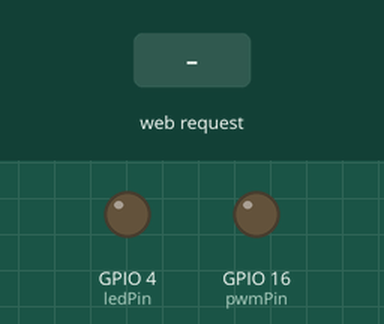
Recording of a sketch running on a simulated ESP32. Shown: output pins drawn as LEDs (lit = HIGH). The test bench sets the inputs (shaded band). WiFi joins after 1.5 s; servers stay silent unless stated; what the sketch prints to the serial monitor is not drawn.

Above: at 3.7 s.
3.8 s: HTTP request GET /?pwm=25&btn=Sent received
At 4.4 s:
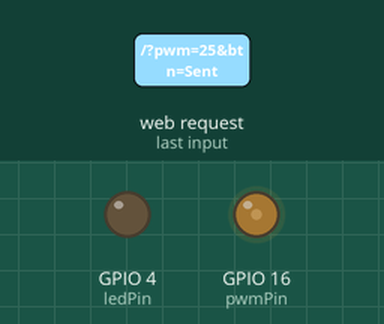
5.3 s: HTTP request GET /?pwm=50&btn=Sent received
At 5.6 s:
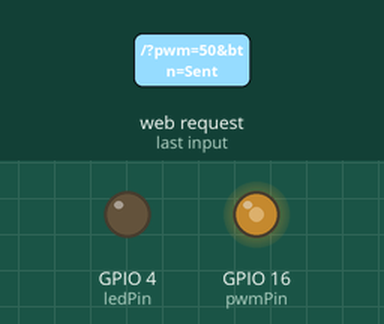
6.8 s: HTTP request GET /?pwm=75&btn=Sent received
At 7.9 s:
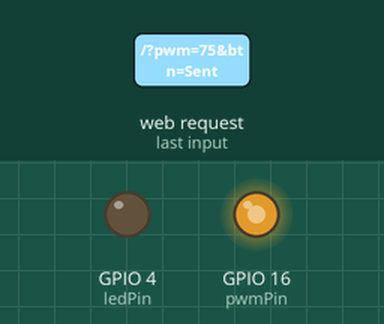
8.3 s: HTTP request GET /?pwm=100&btn=Sent received
At 9.0 s:
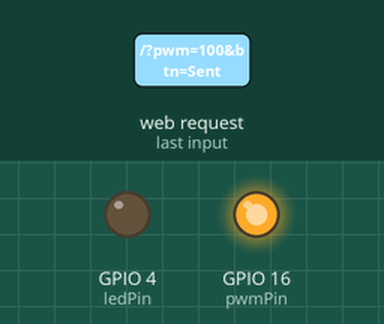
Timing chart, 0 to 10.8 s (numbered marks = the images above; inputs shaded):
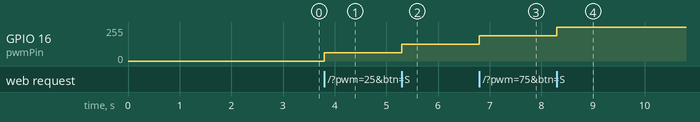

Measured:
- after the input at 3.8 s, GPIO 16 (pwmPin): 0/255 → 63/255 at once
- after the input at 5.3 s, GPIO 16 (pwmPin): 63/255 → 127/255 at once
- after the input at 6.8 s, GPIO 16 (pwmPin): 127/255 → 190/255 at once
- after the input at 8.3 s, GPIO 16 (pwmPin): 190/255 → 255/255 at once

The sketch:

kad22_WifiLedPwmServer.ino
```cpp
#include <WiFi.h>

// 接続先のSSIDとpassword
const char ssid[] = "CampusIoT-WiFi";
const char passwd[] = "0b8b413f2c0fa6aa90e085e9431abbf1fa1b2bd2db0ecf4ae9ce4b2e87da770c";

const int ledPin = 4;      // red LED
const int pwmPin = 16;
WiFiServer server(80);

void setup()
{
    ledcSetup(0, 12800, 8);
    ledcAttachPin(pwmPin, 0);
    delay(1000);
    Serial.begin(115200);
    pinMode(ledPin, OUTPUT);

    // WiFi接続シーケンス
    Serial.print("Connecting...");
    WiFi.begin(ssid, passwd);
    while(WiFi.status() != WL_CONNECTED){
        delay(100);
        Serial.print(".");
    }
    Serial.println("connected");
    Serial.println(WiFi.localIP());

    server.begin();
}

void loop() {
  WiFiClient client = server.available();

  if (client) {
    Serial.println("new client");
    String currentLine = "";
    while (client.connected()) {
      if (client.available()) {
        char c = client.read();
        Serial.write(c);
        if (c == '\n') {
          if (currentLine.length() == 0) {
            //ヘッダー
            client.println("HTTP/1.1 200 OK");
            client.println("Content-type:text/html");
            client.println();

            //本体部分
            client.println("<!DOCTYPE html>");
            client.println("<html>");
            client.println("<head>");
            client.println("<meta name='viewport' content='initial-scale=1.5'>");
            client.println("</head>");
            client.println("<body>");
            client.println("<form method='get'>");
            client.println("<h1>ESP32</h1>");
            client.println("<h2>Wi-Fi LED PWM Changer</h2>");
            client.println("<input type='radio' name=pwm value='0'>0%<br>");
            client.println("<input type='radio' name=pwm value='25'>25%<br>");
            client.println("<input type='radio' name=pwm value='50'>50%<br>");
            client.println("<input type='radio' name=pwm value='75'>75%<br>");
            client.println("<input type='radio' name=pwm value='100'>100%<br>");
            client.println("<input type='submit' name=btn value='Sent' style='background-color:green; color:blue;'>");
            client.println("</form>");
            client.println("</body>");
            client.println("</html>");
            client.println();
            break;
          } else {
            currentLine = "";
          }
        } else if (c != '\r') {
          currentLine += c;
        }

        if (currentLine.endsWith("GET /?pwm=0&btn=Sent")) {
          ledcWrite(0,0);
        }
        if (currentLine.endsWith("GET /?pwm=25&btn=Sent")) {
          ledcWrite(0,63);
        }
        if (currentLine.endsWith("GET /?pwm=50&btn=Sent")) {
          ledcWrite(0,127);
        }
        if (currentLine.endsWith("GET /?pwm=75&btn=Sent")) {
          ledcWrite(0,191);
        }
        if (currentLine.endsWith("GET /?pwm=100&btn=Sent")) {
          ledcWrite(0,255);
        }

      }
    }

    client.stop();
    Serial.println("client disonnected");
  }
}
```
